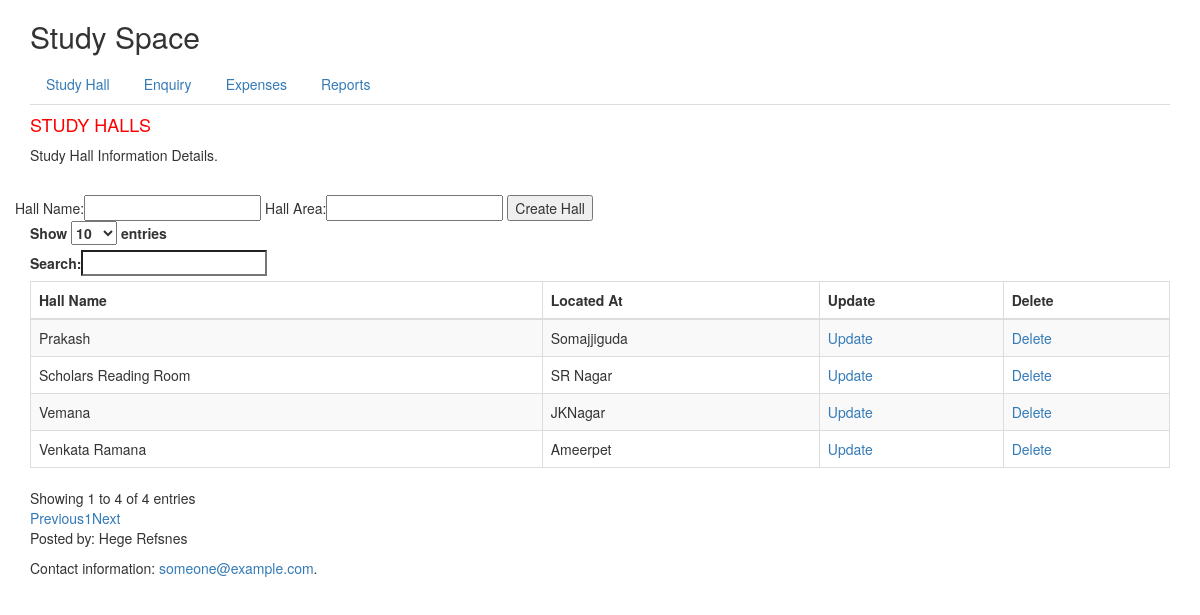
The app's page /studyhalls/, older data.
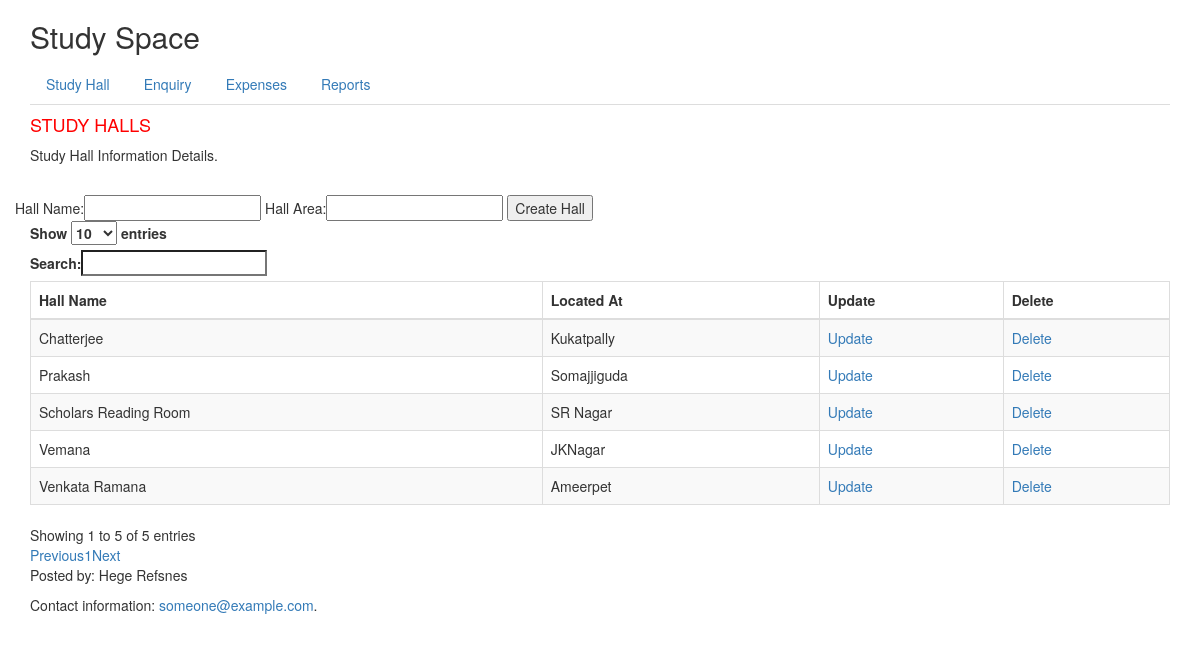
The same page, newer data.
### app1/models.py (models this page shows, shortened)
class NameModel(models.Model):
	name = models.CharField(max_length=250, unique=True)
	class Meta:
		abstract=True

class StudyHall(NameModel):
	area=models.TextField(max_length=250)

### app1/views.py (the view)
# urls.py: url(r'^studyhalls/', viewstudyhalls),
def viewstudyhalls(request):
	data=request.POST
	if request.method == "POST":
		hall=StudyHall(name=data.get("hall_name"),area=data.get("hall_area"))
		hall.save()
	studyhalls = StudyHall.objects.all()
	return render(request, "app1/studyhall.html", {"datahalls":studyhalls})

### app1/templates/app1/studyhall.html
{% extends "app1/base.html" %}
{% block pageheader %}
STUDY HALLS
{% endblock %}
{% block content %}
      <p>Study Hall Information Details.</p><br>
      <div class="row">
        <form method="post">{% csrf_token %}
          Hall Name:<input type="text" name="hall_name">
          Hall Area:<input type="text" name="hall_area">
          <input type="submit" name="studyhall" value="Create Hall">
        </form>
      </div>
      <div>
      <table id="example" class="table table-striped table-bordered" style="width:100%">
        <thead>
            <tr><th> Hall Name </th>
                <th> Located At </th>
                <th> Update </th>
                <th> Delete </th>
            </tr>
        </thead>
        <tbody>
            {% for hall in datahalls%}
            <tr><td>{{hall.name}}</td>
                <td>{{hall.area}}</td>
                <td><a href="/hall_update/{{hall.id}}/">Update</td>
                <td><a href="/hall_delete/{{hall.id}}/">Delete</td>
              </tr>
            {% endfor %}
        </tbody>
      </table>
 {% endblock %}

Row changes from the older to the newer data that the page shows:
added StudyHall: name "Chatterjee", area "Kukatpally"
Text that changed along with them:
text written by a page script: "Show entries Search: Showing 1 to 4 of 4 entries Previous 1 Next" → "Show entries Search: Showing 1 to 5 of 5 entries Previous 1 Next"
